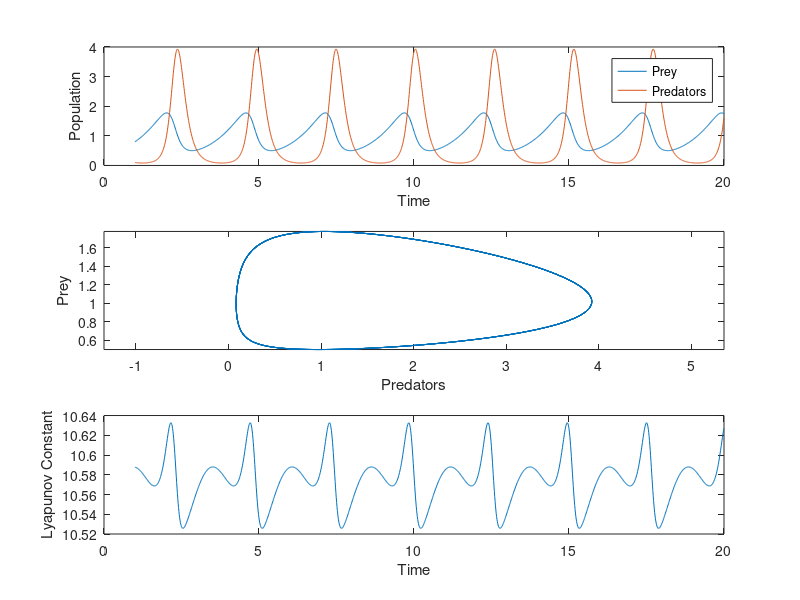

The MATLAB script that drew this image: (Note: this script raises an error after producing the figure.)
clear all
close all

%Want time step 0.043 (smallest required by other solvers) wanna go 
dt = 0.012;
time = 20;
N = 1:dt:time;
iter = size(N,2);
alpha = 8;

%%%%%%%%%%%%%%%%%%%%%%%%%%%%%%%%%%%%%%%%%%%%%%%%%%%%

X = zeros(2,iter);
x = [0.8; 0.1];
X(:,1) = x;
for i=2:iter
	x(1) = x(1)+dt*(1-x(2))*x(1);
	x(2) = x(2)+alpha*dt*(x(1)-1)*x(2);
	X(:,i) = x;
end

figure(1);
subplot(3,1,1)
plot(N,X(1,:))
hold on
plot(N,X(2,:))
xlabel('Time')
ylabel('Population')
legend('Prey','Predators')

subplot(3,1,2)
plot(X(2,:),X(1,:))
xlabel('Predators')
ylabel('Prey')
axis equal

subplot(3,1,3)
H = alpha*X(1,:)+X(2,:)-log(X(1,:).^alpha .* X(2,:));
plot(N,H)
xlabel('Time')
ylabel('Lyapunov Constant')
suptitle('Symplectic Euler A')
disp(sprintf('Lyapunov Drift for Sympletic Euler A: %f',max(H)-min(H))) 

%%%%%%%%%%%%%%%%%%%%%%%%%%%%%%%%%%%%%%%%%%%%%%%%%%%%

X = zeros(2,iter);
x = [0.8; 0.1];
X(:,1) = x;
for i=2:iter
	x(2) = x(2)+alpha*dt*(x(1)-1)*x(2);
	x(1) = x(1)+dt*(1-x(2))*x(1);
	X(:,i) = x;
end

figure(2);
subplot(3,1,1)
plot(N,X(1,:))
hold on
plot(N,X(2,:))
xlabel('Time')
ylabel('Population')
legend('Prey','Predators')

subplot(3,1,2)
plot(X(2,:),X(1,:))
xlabel('Predators')
ylabel('Prey')
axis equal

subplot(3,1,3)
H = alpha*X(1,:)+X(2,:)-log(X(1,:).^alpha .* X(2,:));
plot(N,H)
xlabel('Time')
ylabel('Lyapunov Constant')
suptitle('Symplectic Euler B')
disp(sprintf('Lyapunov Drift for Sympletic Euler B: %f',max(H)-min(H))) 

%%%%%%%%%%%%%%%%%%%%%%%%%%%%%%%%%%%%%%%%%%%%%%%%%%%%

X = zeros(2,iter);
x = [0.8; 0.1];
X(:,1) = x;
for i=2:iter
	x1 = x(1);
	x2 = x(2);
	x(1) = x1+dt*(1-x2)*x1;
	x(2) = x2+alpha*dt*(x1-1)*x2;
	X(:,i) = x;
end

figure(3);
subplot(3,1,1)
plot(N,X(1,:))
hold on
plot(N,X(2,:))
xlabel('Time')
ylabel('Population')
legend('Prey','Predators')

subplot(3,1,2)
plot(X(2,:),X(1,:))
xlabel('Predators')
ylabel('Prey')
axis equal

subplot(3,1,3)
H = alpha*X(1,:)+X(2,:)-log(X(1,:).^alpha .* X(2,:));
plot(N,H)
xlabel('Time')
ylabel('Lyapunov Constant')
suptitle('Explicit Euler')
disp(sprintf('Lyapunov Drift for Explicit Euler: %f',max(H)-min(H))) 

disp('0.235 is the timestep for which the explicit euler A has a lyapounuv constant that drifts less then ode45')

